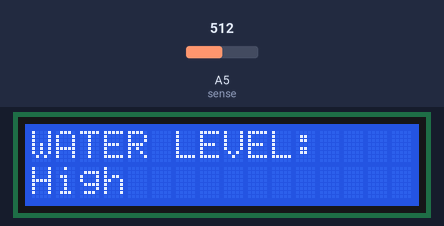
A sketch run on a simulated Arduino Uno, built with avr-gcc and run on an emulated ATmega328P. On the bench: 16×2 character LCD. The inputs (shaded band) are chosen by the test bench; at power-on: A5 (sense) = 512.

Above: at 1.2 s.
1.3 s: A5 (sense) set to 339
3.2 s: A5 (sense) set to 314
At 5.2 s:
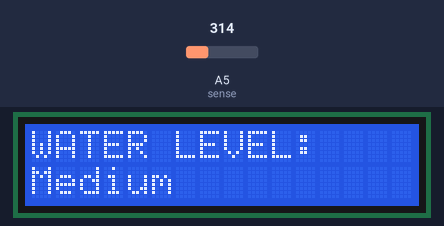
5.5 s: A5 (sense) set to 285
At 7.0 s:
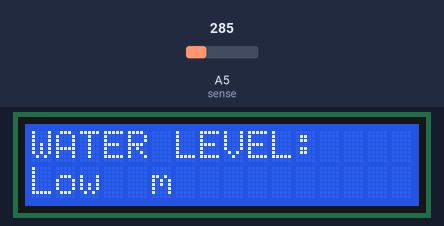
7.5 s: A5 (sense) set to 340
At 8.6 s:
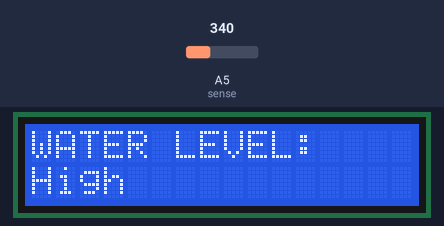
9.5 s: A5 (sense) set to 290
At 11.2 s:
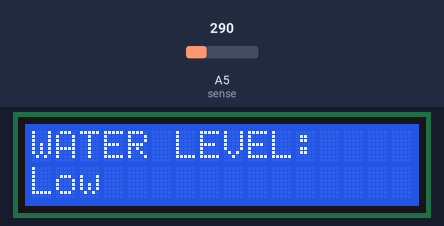
11.5 s: A5 (sense) set to 110
13.2 s: A5 (sense) set to 91
At 14.6 s:
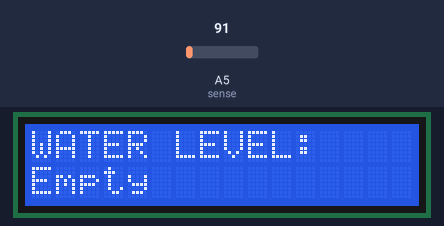
Timing chart, 0 to 16.2 s (numbered marks = the images above; inputs shaded):
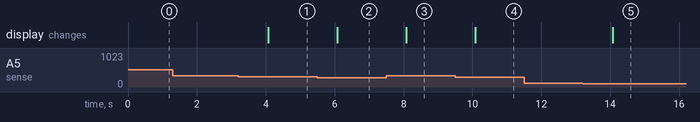

Measured:
- the behaviour switches between 331 and 330 on A5 (sense) (found by bisection; images 0 and 1)
- the behaviour switches between 301 and 300 on A5 (sense) (found by bisection; images 1 and 2)
- the behaviour switches between 101 and 100 on A5 (sense) (found by bisection; images 4 and 5)
- after the input at 1.3 s, every drawn part: stays the same
- after the input at 3.2 s, the display: changes after 0.87 s (image 1)
- after the input at 5.5 s, the display: changes after 0.57 s (image 2)
- after the input at 7.5 s, the display: changes after 0.57 s (image 3)
- after the input at 9.5 s, the display: changes after 0.58 s (image 4)
- after the input at 11.5 s, every drawn part: stays the same
- after the input at 13.2 s, the display: changes after 0.88 s (image 5)

The sketch:

Water_Level_Device.ino
```cpp
#include <LiquidCrystal.h>

LiquidCrystal lcd(12, 11, 5, 4, 3, 2);

int value = 0;
int sense = A5;

void setup() {
  lcd.begin(16, 2);
  lcd.print("WATER LEVEL: ");

}

void loop() {
  lcd.setCursor(0,1);
  value = analogRead(sense);
  if(value<=100){
    lcd.println("Empty");
  }
  else if (value>100 && value <=300){
    lcd.println("Low");
  }
  else if(value>300 && value<=330){
    lcd.println("Medium");
  }
  else if(value>330){
    lcd.println("High");
  }

  delay(1000);
}
```
